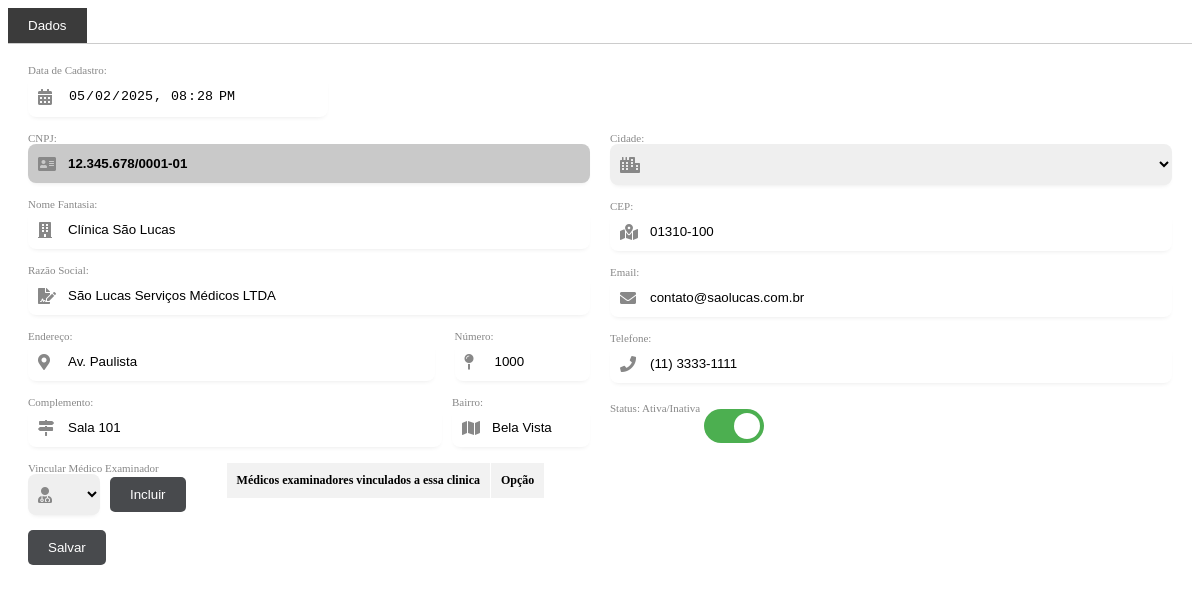
Page /cadastros/pro_cli.php?id=1 on the committed database.
### tables this page shows
CREATE TABLE `clinicas` (
  `id` int(11) NOT NULL,
  `empresa_id` int(11) DEFAULT NULL,
  `codigo` varchar(10) NOT NULL,
  `nome_fantasia` varchar(255) NOT NULL,
  `razao_social` varchar(255) NOT NULL,
  `cnpj` varchar(18) NOT NULL,
  `endereco` varchar(255) NOT NULL,
  `numero` varchar(10) DEFAULT NULL,
  `complemento` varchar(255) DEFAULT NULL,
  `bairro` varchar(255) DEFAULT NULL,
  `cidade_id` int(11) DEFAULT NULL,
  `cep` varchar(9) DEFAULT NULL,
  `email` varchar(255) DEFAULT NULL,
  `telefone` varchar(15) DEFAULT NULL,
  `status` enum('Ativo','Inativo') DEFAULT 'Ativo',
  `created_at` timestamp NOT NULL DEFAULT current_timestamp(),
  `updated_at` timestamp NOT NULL DEFAULT current_timestamp() ON UPDATE current_timestamp()
);

### cadastros/pro_cli.php (the view, shortened to what this page needs)
<?php
function buscarClinica($conexao, $id)
{
    $id = intval($id);
    $query = "SELECT * FROM clinicas WHERE id = ?";
    $stmt = $conexao->prepare($query);
    $stmt->bind_param("i", $id);
    $stmt->execute();
    $resultado = $stmt->get_result();
    return $resultado->fetch_assoc();
}
$conexao = new mysqli("localhost", "root", "", "promais");
$id = isset($_GET['id']) ? $_GET['id'] : 0;
$clinica = buscarClinica($conexao, $id);
?>
<div class="tab-container">
    <div class="tab-buttons">
        <button class="tab-button active" onclick="openTab(event, 'dados')">Dados</button>
    </div>
    <div id="dados" class="tab-content active">
        <form method="post" id="empresaForm" class="custom-form">
            <div class="form-group">
                <label for="created_at">Data de Cadastro:</label>
                <div class="input-with-icon">
                    <i class="fas fa-calendar-alt"></i>
                    <input type="datetime-local" value="<?= htmlspecialchars($clinica['created_at'] ?? '') ?>" id="created_at" name="created_at" class="form-control" readonly>
                </div>
            </div>
            <div class="form-columns">
                <div class="form-column">
                    <div class="form-group">
                        <label for="cnpj">CNPJ:</label>
                        <div class="input-with-icon">
                            <i class="fas fa-address-card"></i>
                            <input type="text" value="<?= htmlspecialchars($clinica['cnpj'] ?? '') ?>" id="cnpj" name="cnpj" class="form-control cnpj-input" onblur="fetchCompanyData(this.value)" oninput="formatCNPJ(this)">
                        </div>
                    </div>
                    <div class="form-group">
                        <label for="nome_fantasia">Nome Fantasia:</label>
                        <div class="input-with-icon">
                            <i class="fas fa-building"></i>
                            <input type="text" value="<?= htmlspecialchars($clinica['nome_fantasia'] ?? '') ?>" id="nome_fantasia" name="nome_fantasia" class="form-control">
                        </div>
                    </div>
                    <div class="form-group">
                        <label for="razao_social">Razão Social:</label>
                        <div class="input-with-icon">
                            <i class="fas fa-file-signature"></i>
                            <input type="text" value="<?= htmlspecialchars($clinica['razao_social'] ?? '') ?>" id="razao_social" name="razao_social" class="form-control">
                        </div>
                    </div>
                    <div class="address-container">
                        <div class="form-group" style="flex: 75%;">
                            <label for="endereco">Endereço:</label>
                            <div class="input-with-icon">
                                <i class="fas fa-map-marker-alt"></i>
                                <input type="text" value="<?= htmlspecialchars($clinica['endereco'] ?? '') ?>" id="endereco" name="endereco" class="form-control">
                            </div>
                        </div>
                        <div class="form-group" style="flex: 25%; margin-left: 10px;">
                            <label for="numero">Número:</label>
                            <div class="input-with-icon">
                                <i class="fas fa-map-pin"></i>
                                <input type="text" value="<?= htmlspecialchars($clinica['numero'] ?? '') ?>" id="numero" name="numero" class="form-control">
                            </div>
                        </div>
                    </div>
                    <div class="address-container">
                        <div class="form-group" style="flex: 75%;">
                            <label for="complemento">Complemento:</label>
                            <div class="input-with-icon">
                                <i class="fas fa-map-signs"></i>
                                <input type="text" value="<?= htmlspecialchars($clinica['complemento'] ?? '') ?>" id="complemento" name="complemento" class="form-control">
                            </div>
                        </div>
                        <div class="form-group" style="flex: 25%;">
                            <label for="bairro">Bairro:</label>
                            <div class="input-with-icon">
                                <i class="fas fa-map"></i>
                                <input type="text" value="<?= htmlspecialchars($clinica['bairro'] ?? '') ?>" id="bairro" name="bairro" class="form-control">
                            </div>
                        </div>
                    </div>
                </div>
                <div class="form-column">
                    <div class="form-group">
                        <label for="cidade_id">Cidade:</label>
                        <div class="input-with-icon">
                            <i class="fas fa-city"></i>
                            <select id="cidade_id" name="cidade_id" class="form-control">
                            </select>
                        </div>
                    </div>
                    <div class="form-group">
                        <label for="cep">CEP:</label>
                        <div class="input-with-icon">
                            <i class="fas fa-map-marked-alt"></i>
                            <input type="text" value="<?= htmlspecialchars($clinica['cep'] ?? '') ?>" id="cep" name="cep" class="form-control" oninput="formatCEP(this)">
                        </div>
                    </div>
                    <div class="form-group">
                        <label for="email">Email:</label>
                        <div class="input-with-icon">
                            <i class="fas fa-envelope"></i>
                            <input type="email" value="<?= htmlspecialchars($clinica['email'] ?? '') ?>" id="email" name="email" class="form-control">
                        </div>
                    </div>
                    <div class="form-group">
                        <label for="telefone">Telefone:</label>
                        <div class="input-with-icon">
                            <i class="fas fa-phone"></i>
                            <input type="text" value="<?= htmlspecialchars($clinica['telefone'] ?? '') ?>" id="telefone" name="telefone" class="form-control" oninput="formatPhone(this)">
                        </div>
                    </div>
                    <div class="form-group">
                        <label for="status">Status: Ativa/Inativa</label>
                        <div class="status-toggle">
                            <label for="status" class="toggle-label"></label>
                        </div>
                    </div>
                </div>
            </div>
            <div style="display: flex; align-items: flex-start; gap: 40px;">
                <div class="form-group">
                    <label for="cidade_id_2">Vincular Médico Examinador</label>
                    <div class="input-with-icon" style="display: flex; align-items: center; gap: 10px;">
                        <i class="fas fa-user-md"></i>
                        <select id="medico-associado" name="medico_associado" class="form-control" style="max-width: 250px;"></select>
                        <button type="button" class="btn btn-primary" id="associar-medico-clinica">Incluir</button>
                    </div>
                </div>
                <div>
                    <table id="tabela-medico-associado" class="table table-bordered">
                        <thead>
                            <tr>
                                <th>Médicos examinadores vinculados a essa clinica</th>
                                <th>Opção</th>
                            </tr>
                        </thead>
                    </table>
                </div>
            </div>
            <button type="submit" class="btn btn-primary">Salvar</button>
        </form>
    </div>
</div>
<link rel="stylesheet" href="https://cdnjs.cloudflare.com/ajax/libs/font-awesome/5.15.4/css/all.min.css">

### cadastros/pro_cli.php (style rules this page uses)
#tabela-medico-associado { font-size: 12px; width: 100%; border-collapse: collapse; padding-top: 20px; }
#tabela-medico-associado th, #tabela-medico-associado td { padding: 10px; border: 1px solid #fff; text-align: left; }
#tabela-medico-associado th { background-color: #f2f2f2; font-weight: bold; }
.tab-container { width: 100%; }
.tab-buttons { display: flex; border-bottom: 1px solid #ccc; }
.tab-button { padding: 10px 20px; cursor: pointer; background-color: #f1f1f1; border: none; outline: none; transition: background-color 0.3s; }
.tab-button.active { background-color: rgb(59, 59, 59); color: white; }
.tab-content { display: none; padding: 20px; border: none; border-top: none; }
.tab-content.active { display: block; }
.custom-form .form-columns { display: flex; gap: 20px; }
.custom-form .form-column { flex: 1; }
.custom-form .form-group { margin-bottom: 15px; }
.form-group label { font-size: 11px; color: #888; }
.custom-form .form-control { width: 100%; padding: 12px 12px 12px 40px; border: none; border-radius: 8px; box-shadow: 0px 3px 5px -3px rgba(0, 0, 0, 0.1); }
.input-with-icon { position: relative; }
.input-with-icon i { position: absolute; left: 10px; top: 50%; transform: translateY(-50%); color: #888; }
.status-toggle { position: relative; display: inline-block; width: 60px; height: 34px; }
.status-toggle .toggle-label { position: absolute; cursor: pointer; top: 0; left: 0; right: 0; bottom: 0; background-color: #ccc; transition: .4s; border-radius: 34px; }
.status-toggle .toggle-label:before { position: absolute; content: ""; height: 26px; width: 26px; left: 4px; bottom: 4px; background-color: white; transition: .4s; border-radius: 50%; }
.status-toggle .toggle-checkbox:checked+.toggle-label { background-color: #4CAF50; }
.status-toggle .toggle-checkbox:checked+.toggle-label:before { transform: translateX(26px); }
.btn-primary { padding: 10px 20px; background-color: rgb(72, 74, 77); color: white; border: none; border-radius: 5px; cursor: pointer; }
input[type="datetime-local"] { width: auto; max-width: 300px; }
.address-container { display: flex; gap: 10px; }
.cnpj-input { border: none; background-color: rgb(201, 201, 201); font-weight: bold; color: black; }

### rows in the picture
clinicas: created_at "05/02/2025 20:28", cnpj "12.345.678/0001-01", nome_fantasia "Clínica São Lucas", razao_social "São Lucas Serviços Médicos LTDA", endereco "Av. Paulista", numero "1000", complemento "Sala 101", bairro "Bela Vista", cep "01310-100", email "contato@saolucas.com.br", telefone "(11) 3333-1111"
